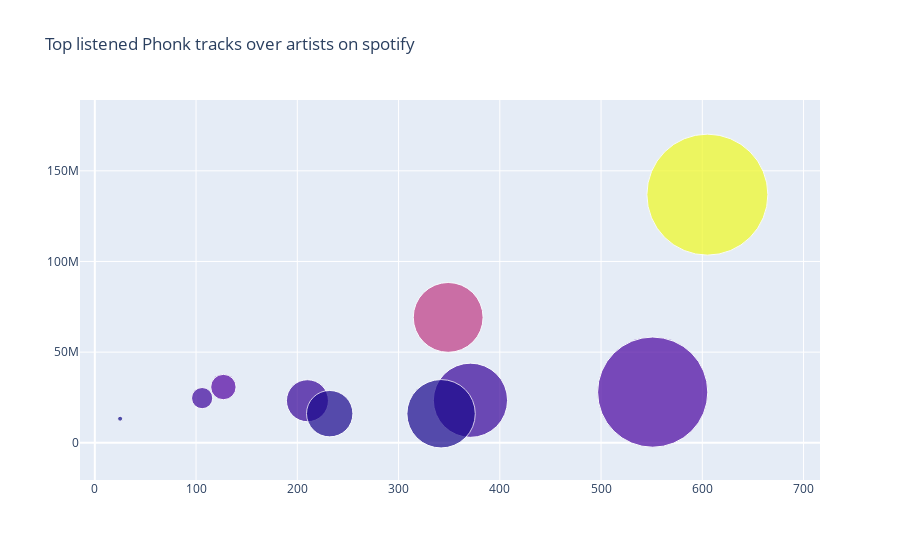

Here is the notebook cell this chart was saved with:
### Code cell
trace_artist = go.Scatter(
    x=df_artist["counter"],
    y=df_artist["streams"], 
    mode = 'markers',
    
    marker_size= df_artist["counter"]/5,
    marker_color= df_artist["streams"],
    
)
fig2 = go.Figure()
fig2.add_trace(trace_artist)
fig2.update_layout(
    showlegend=False,
    title = "Top listened Phonk tracks over artists on spotify"
)

### Figure 1 — Plotly figure (JSON) as saved in the notebook; plotly's stock layout.template omitted (floating-point values rounded to 4 significant figures)
{"data": [{"marker": {"color": [136876606, 69153671, 30743498, 27937062, 24634807, 23453973, 23196801, 16054813, 16010376, 13279699], "size": [121, 69.8, 25.4, 110.2, 21.2, 74.2, 42, 46.4, 68.4, 5]}, "mode": "markers", "type": "scatter", "x": [605, 349, 127, 551, 106, 371, 210, 232, 342, 25], "y": [136876606, 69153671, 30743498, 27937062, 24634807, 23453973, 23196801, 16054813, 16010376, 13279699]}], "layout": {"showlegend": false, "title": {"text": "Top listened Phonk tracks over artists on spotify"}}}
